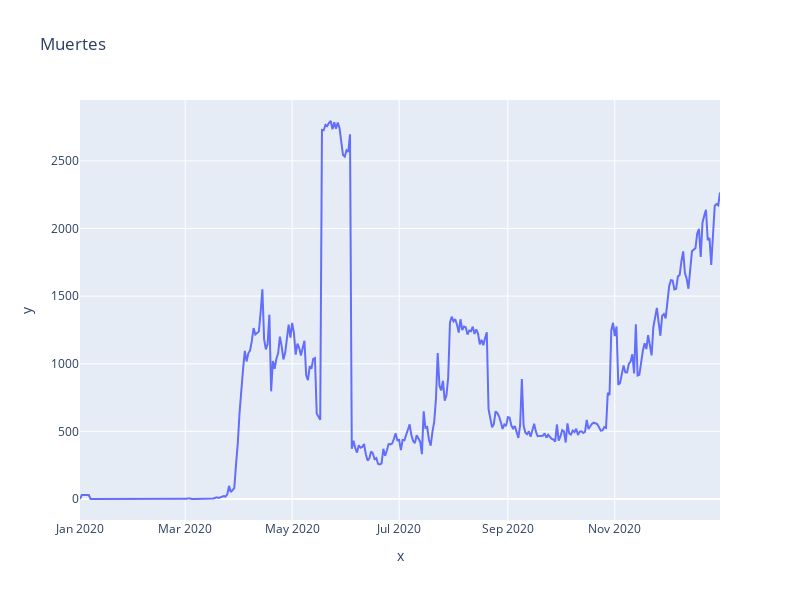
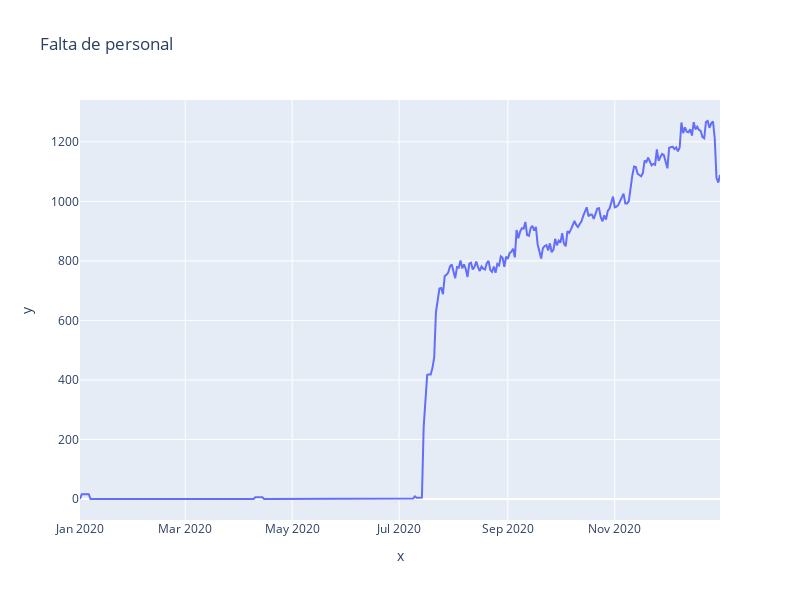

The code cell stored with these charts, in order, in its notebook:
### Markdown cell above
7 - ¿Qué relación presenta la falta de personal médico, con la cantidad de muertes por covid durante el año 2021

### Code cell
df_2021['critical_staffing_shortage_today_yes'].fillna(0, inplace= True)
df_2021['critical_staffing_shortage_today_yes'].astype(int)
muertes =df_2021.groupby(['date'])[['Muertes_por_covid']].sum()
personal =df_2021.groupby(['date'])[['critical_staffing_shortage_today_yes']].sum()
labels=  muertes.index
values= muertes['Muertes_por_covid']
fig = px.line(x= labels, y = values, width=800, height=600, title='Muertes')
fig.show()
labels1=personal.index
values1= personal['critical_staffing_shortage_today_yes']
fig1 = px.line(x= labels1, y = values1, width=800, height=600, title='Falta de personal')
fig1.show()
print('Correlación Pearson: ', df_2021['critical_staffing_shortage_today_yes'].corr(df_2021['Muertes_por_covid'], method='pearson'))

### Figure 1 — Plotly figure (JSON) as saved in the notebook; plotly's stock layout.template omitted (floating-point values rounded to 4 significant figures; data arrays with more than 128 entries replaced by an {"elided": "..."} marker saying what was removed)
{"data": [{"hovertemplate": "x=%{x}<br>y=%{y}<extra></extra>", "legendgroup": "", "line": {"color": "#636efa", "dash": "solid"}, "marker": {"symbol": "circle"}, "mode": "lines", "name": "", "orientation": "v", "showlegend": false, "type": "scatter", "x": {"elided": "366 str values"}, "xaxis": "x", "y": {"elided": "366 int values"}, "yaxis": "y"}], "layout": {"height": 600, "legend": {"tracegroupgap": 0}, "title": {"text": "Muertes"}, "width": 800, "xaxis": {"anchor": "y", "domain": [0, 1], "title": {"text": "x"}}, "yaxis": {"anchor": "x", "domain": [0, 1], "title": {"text": "y"}}}}

### Figure 2 — Plotly figure (JSON) as saved in the notebook; plotly's stock layout.template omitted (floating-point values rounded to 4 significant figures; data arrays with more than 128 entries replaced by an {"elided": "..."} marker saying what was removed)
{"data": [{"hovertemplate": "x=%{x}<br>y=%{y}<extra></extra>", "legendgroup": "", "line": {"color": "#636efa", "dash": "solid"}, "marker": {"symbol": "circle"}, "mode": "lines", "name": "", "orientation": "v", "showlegend": false, "type": "scatter", "x": {"elided": "366 str values"}, "xaxis": "x", "y": {"elided": "366 int values"}, "yaxis": "y"}], "layout": {"height": 600, "legend": {"tracegroupgap": 0}, "title": {"text": "Falta de personal"}, "width": 800, "xaxis": {"anchor": "y", "domain": [0, 1], "title": {"text": "x"}}, "yaxis": {"anchor": "x", "domain": [0, 1], "title": {"text": "y"}}}}
